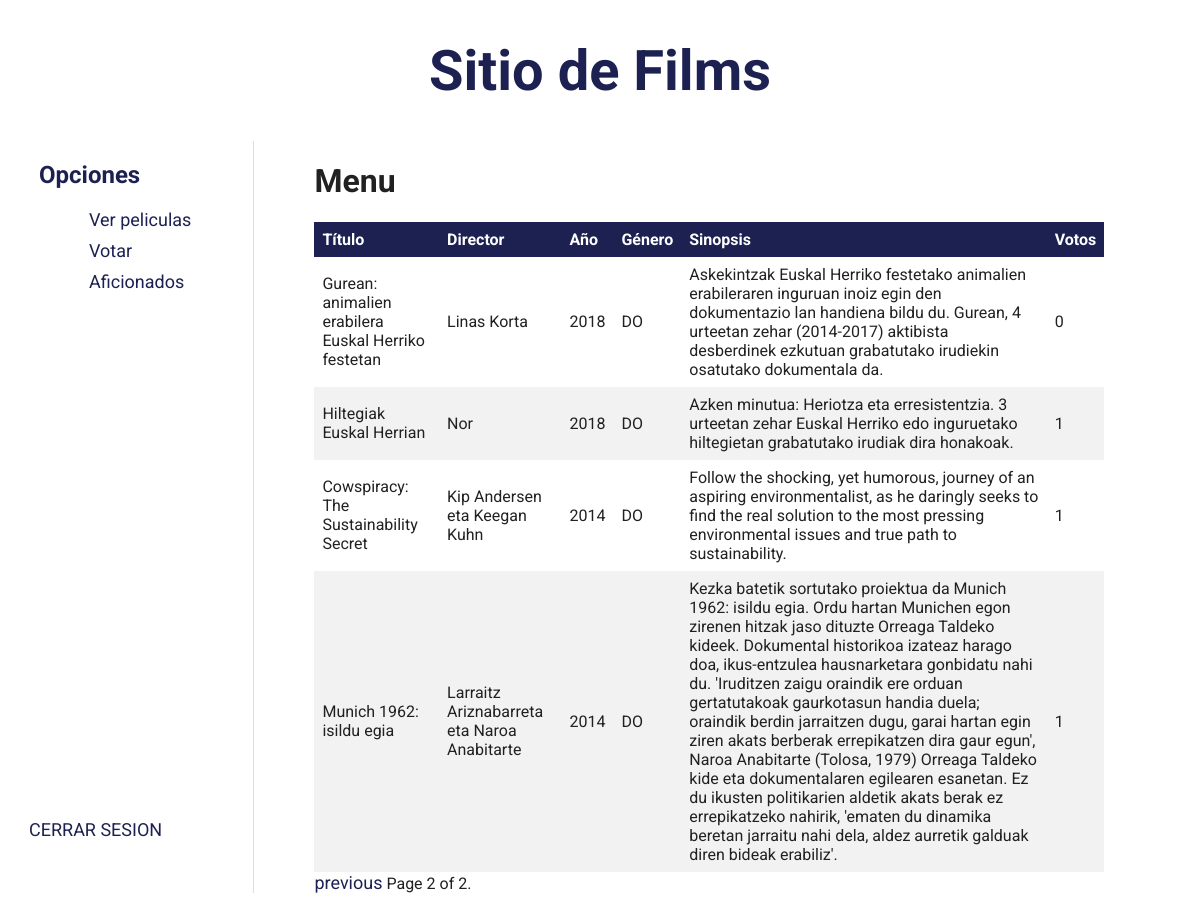
The page /verPelis?page=2 on the database its author committed.
### films/models.py (models this page shows, shortened)
class Filma(models.Model):
    izenburua = models.CharField(max_length=255)
    zuzendaria = models.CharField(max_length=255)
    urtea = models.CharField(max_length=4)
    generoa = models.CharField(max_length=2)
    sinopsia = models.TextField()
    bozkak = models.IntegerField(default=0)

### films/views.py (the view)
# urls.py: url(r'^verPelis', films.views.verPelis, name='verPelis'),
def verPelis(request):
    objetos = Filma.objects.all()
    paginator = Paginator(objetos, 4)
    page = request.GET.get('page')
    try:
        objetos_por_pagina = paginator.page(page)
    except PageNotAnInteger:
        objetos_por_pagina = paginator.page(1)
    except EmptyPage:
        objetos_por_pagina = paginator.page(paginator.num_pages)
    return render(request, 'films/verPelis.html', {'objetos_por_pagina': objetos_por_pagina})

### films/templates/films/verPelis.html (shortened to what this page needs)
{% extends 'films/index.html' %} {% block content %}
<h1>Menu</h1>
<table>
  <thead>
    <tr>
      <th>Título</th>
      <th>Director</th>
      <th>Año</th>
      <th>Género</th>
      <th>Sinopsis</th>
      <th>Votos</th>
    </tr>
  </thead>
  <tbody>
    {% for objeto in objetos_por_pagina %}
    <tr>
      <td>{{ objeto.izenburua }}</td>
      <td>{{ objeto.zuzendaria }}</td>
      <td>{{ objeto.urtea }}</td>
      <td>{{ objeto.generoa }}</td>
      <td>{{ objeto.sinopsia }}</td>
      <td>{{ objeto.bozkak }}</td>
    </tr>
    {% endfor %}
  </tbody>
</table>
<div class="pagination">
  <span class="step-links">
    {% if objetos_por_pagina.has_previous %}
    <a href="?page={{ objetos_por_pagina.previous_page_number }}">previous</a>
    {% endif %}
    <span class="current">
      Page {{ objetos_por_pagina.number }} of {{ objetos_por_pagina.paginator.num_pages }}.
    </span>
  </span>
</div>
{% endblock %}

### films/static/films/css/estilos.css (style rules this page uses)
body { background-color: #ffffff; color: #212121; font-family: "Roboto", sans-serif; }
a { color: #1d2152; text-decoration: none; font-size: 18px; border-bottom: 2px solid transparent; transition: border-bottom 0.2s ease-in-out; padding-left: 0; }
table { border-collapse: collapse; width: 90%; }
th, td { text-align: left; padding: 8px; }
th { background-color: #1d2152; color: #fff; }
tr:nth-child(even) { background-color: #f2f2f2; }

### rows shown on the page
Filma: izenburua "Gurean: animalien erabilera Euskal Herriko festetan", zuzendaria "Linas Korta", urtea "2018", generoa "DO", sinopsia "Askekintzak Euskal Herriko festetako animalien erabileraren inguruan inoiz egin den dokumentazio lan handiena bildu du. Gurean, 4 urteetan zehar (2014-2017) aktibista desberdinek ezkutuan grabatutako irudiekin osatutako dokumentala da.", bozkak "0"
Filma: izenburua "Hiltegiak Euskal Herrian", zuzendaria "Nor", urtea "2018", generoa "DO", sinopsia "Azken minutua: Heriotza eta erresistentzia. 3 urteetan zehar Euskal Herriko edo inguruetako hiltegietan grabatutako irudiak dira honakoak.", bozkak "1"
Filma: izenburua "Cowspiracy: The Sustainability Secret", zuzendaria "Kip Andersen eta Keegan Kuhn", urtea "2014", generoa "DO", sinopsia "Follow the shocking, yet humorous, journey of an aspiring environmentalist, as he daringly seeks to find the real solution to the most pressing environmental issues and true path to sustainability.", bozkak "1"
Filma: izenburua "Munich 1962: isildu egia", zuzendaria "Larraitz Ariznabarreta eta Naroa Anabitarte", urtea "2014", generoa "DO", sinopsia "Kezka batetik sortutako proiektua da Munich 1962: isildu egia. Ordu hartan Munichen egon zirenen hitzak jaso dituzte Orreaga Taldeko kideek. Dokumental historikoa izateaz harago doa, ikus-entzulea hausnarketara gonbidatu nahi du. 'Iruditzen zaigu oraindik ere orduan gertatutakoak gaurkotasun handia duela; oraindik berdin jarraitzen dugu, garai hartan egin ziren akats berberak errepikatzen dira gaur egun', Naroa Anabitarte (Tolosa, 1979) Orreaga Taldeko kide eta dokumentalaren egilearen esanetan. Ez du ikusten politikarien aldetik akats berak ez errepikatzeko nahirik, 'ematen du dinamika beretan jarraitu nahi dela, aldez aurretik galduak diren bideak erabiliz'.", bozkak "1"

### other values the page prints
{{ objetos_por_pagina.number }} "2"
{{ objetos_por_pagina.paginator.num_pages }} "2"
